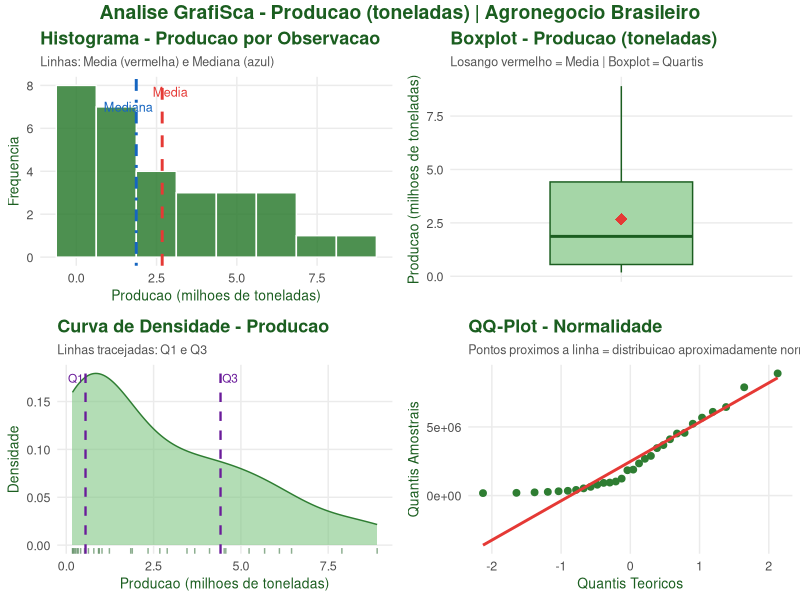
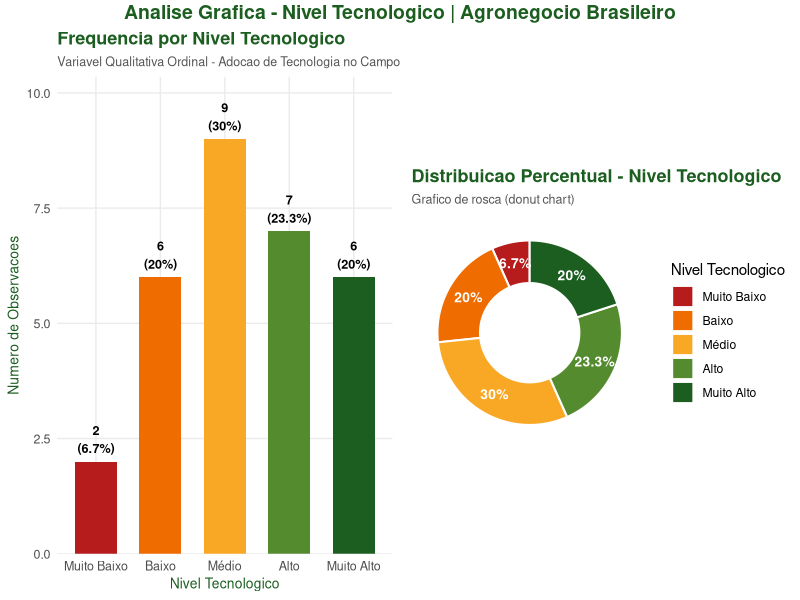

Write the R code that produced these figures, in order.
# RenanSilva_RM568958_fase2_cap7
# TallesDuran_RM572772_fase2_cap7
# ThieseNovaes_RM572659_fase2_cap7
# JoãoVitor_RM572969_fase2_cap7
# KevinSantiago_RM573808_fase2_cap7

# INSTALACAO E CARREGAMENTO DE PACOTES
setwd(dirname(rstudioapi::getActiveDocumentContext()$path))

pacotes <- c("readxl", "ggplot2", "dplyr", "scales", "gridExtra")

pacotes_faltando <- pacotes[!sapply(pacotes, requireNamespace, quietly = TRUE)]

if (length(pacotes_faltando) > 0) {
  message("Instalando pacotes: ", paste(pacotes_faltando, collapse = ", "))
  install.packages(pacotes_faltando, repos = "https://cran.r-project.org", dependencies = TRUE)
}

suppressPackageStartupMessages({
  library(readxl)
  library(ggplot2)
  library(dplyr)
  library(scales)
  library(gridExtra)
})

message("Pacotes carregados com sucesso!\n")

# 1. BASE DE DADOS
# Certifique-se que o arquivo se chama dados_agro.xlsx na mesma pasta
dados <- read_excel("dados_agro.xlsx")

cat("=============================================================\n")
cat("  ANALISE EXPLORATORIA - AGRONEGOCIO BRASILEIRO\n")
cat("=============================================================\n\n")

# SECAO A - VARIAVEL QUANTITATIVA CONTINUA: Producao (toneladas)
x <- dados$producao_toneladas

cat("-------------------------------------------------------------\n")
cat("  VARIAVEL: Producao (toneladas)\n")
cat("-------------------------------------------------------------\n\n")

# A.1 MEDIDAS DE TENDENCIA CENTRAL
cat(">> MEDIDAS DE TENDENCIA CENTRAL\n")

media   <- mean(x)
mediana <- median(x)

freq_tab <- table(round(x, -3))
moda_val <- as.numeric(names(which.max(freq_tab)))

cat(sprintf("   Media    : %s toneladas\n", format(round(media, 2),   big.mark = ".", decimal.mark = ",")))
cat(sprintf("   Mediana  : %s toneladas\n", format(round(mediana, 2), big.mark = ".", decimal.mark = ",")))
cat(sprintf("   Moda     : aprox. %s toneladas (classe de 1.000 t)\n\n",
            format(moda_val, big.mark = ".", decimal.mark = ",")))

# A.2 MEDIDAS DE DISPERSAO
cat(">> MEDIDAS DE DISPERSAO\n")

variancia <- var(x)
desv_pad  <- sd(x)
cv        <- (desv_pad / media) * 100
amplitude <- max(x) - min(x)
iqr_val   <- IQR(x)

cat(sprintf("   Variancia           : %s\n",    format(round(variancia, 2), big.mark = ".", decimal.mark = ",")))
cat(sprintf("   Desvio Padrao (s)   : %s t\n",  format(round(desv_pad, 2),  big.mark = ".", decimal.mark = ",")))
cat(sprintf("   Coef. de Variacao   : %.2f%%\n", cv))
cat(sprintf("   Amplitude Total     : %s t\n",   format(round(amplitude, 2), big.mark = ".", decimal.mark = ",")))
cat(sprintf("   Amplitude IQ (AIQ)  : %s t\n\n", format(round(iqr_val, 2),   big.mark = ".", decimal.mark = ",")))

# A.3 MEDIDAS SEPARATRIZES
cat(">> MEDIDAS SEPARATRIZES\n")

q1    <- quantile(x, 0.25)
q2    <- quantile(x, 0.50)
q3    <- quantile(x, 0.75)
decis <- quantile(x, probs = seq(0.1, 0.9, 0.1))
p5    <- quantile(x, 0.05)
p95   <- quantile(x, 0.95)

cat("   -- Quartis --\n")
cat(sprintf("      Q1 (25): %s t\n", format(round(q1, 2), big.mark = ".", decimal.mark = ",")))
cat(sprintf("      Q2 (50): %s t\n", format(round(q2, 2), big.mark = ".", decimal.mark = ",")))
cat(sprintf("      Q3 (75): %s t\n", format(round(q3, 2), big.mark = ".", decimal.mark = ",")))

cat("\n   -- Decis --\n")
for (i in 1:9) {
  cat(sprintf("      D%d (%d0): %s t\n", i, i,
              format(round(decis[i], 2), big.mark = ".", decimal.mark = ",")))
}

cat("\n   -- Percentis extremos --\n")
cat(sprintf("      P5  : %s t\n",   format(round(p5,  2), big.mark = ".", decimal.mark = ",")))
cat(sprintf("      P95 : %s t\n\n", format(round(p95, 2), big.mark = ".", decimal.mark = ",")))

# A.4 ANALISE GRAFICA - Variavel Quantitativa (Producao)
cat(">> ANALISE GRAFICA - gerando plots para 'producao_toneladas'...\n\n")

tema_agro <- theme_minimal(base_family = "sans") +
  theme(
    plot.title       = element_text(face = "bold", size = 13, color = "#1B5E20"),
    plot.subtitle    = element_text(size = 9, color = "#555555"),
    axis.title       = element_text(size = 10, color = "#1B5E20"),
    axis.text        = element_text(size = 9),
    panel.grid.minor = element_blank(),
    plot.background  = element_rect(fill = "white", colour = NA)
  )

p1 <- ggplot(dados, aes(x = producao_toneladas / 1e6)) +
  geom_histogram(bins = 8, fill = "#2E7D32", color = "white", alpha = 0.85) +
  geom_vline(xintercept = media   / 1e6, color = "#E53935", linewidth = 1, linetype = "dashed") +
  geom_vline(xintercept = mediana / 1e6, color = "#1565C0", linewidth = 1, linetype = "dotdash") +
  annotate("text", x = media/1e6   + 0.25, y = Inf, vjust = 2,   label = "Media",   color = "#E53935", size = 3.2) +
  annotate("text", x = mediana/1e6 - 0.25, y = Inf, vjust = 3.5, label = "Mediana", color = "#1565C0", size = 3.2) +
  labs(title    = "Histograma - Producao por Observacao",
       subtitle = "Linhas: Media (vermelha) e Mediana (azul)",
       x = "Producao (milhoes de toneladas)", y = "Frequencia") +
  tema_agro

p2 <- ggplot(dados, aes(x = "", y = producao_toneladas / 1e6)) +
  geom_boxplot(fill = "#A5D6A7", color = "#1B5E20", width = 0.5,
               outlier.color = "#E53935", outlier.size = 2.5) +
  stat_summary(fun = mean, geom = "point", shape = 18, size = 4, color = "#E53935") +
  labs(title    = "Boxplot - Producao (toneladas)",
       subtitle = "Losango vermelho = Media | Boxplot = Quartis",
       y = "Producao (milhoes de toneladas)", x = "") +
  tema_agro +
  theme(axis.text.x = element_blank())
p3 <- ggplot(dados, aes(x = producao_toneladas / 1e6)) +
  geom_density(fill = "#81C784", color = "#2E7D32", alpha = 0.6) +
  geom_rug(color = "#1B5E20", alpha = 0.5) +
  geom_vline(xintercept = q1 / 1e6, linetype = "dashed", color = "#6A1B9A", linewidth = 0.8) +
  geom_vline(xintercept = q3 / 1e6, linetype = "dashed", color = "#6A1B9A", linewidth = 0.8) +
  annotate("text", x = q1/1e6, y = Inf, vjust = 2, hjust =  1.1, label = "Q1", color = "#6A1B9A", size = 3) +
  annotate("text", x = q3/1e6, y = Inf, vjust = 2, hjust = -0.1, label = "Q3", color = "#6A1B9A", size = 3) +
  labs(title    = "Curva de Densidade - Producao",
       subtitle = "Linhas tracejadas: Q1 e Q3",
       x = "Producao (milhoes de toneladas)", y = "Densidade") +
  tema_agro

p4 <- ggplot(dados, aes(sample = producao_toneladas)) +
  stat_qq(color = "#2E7D32", size = 2) +
  stat_qq_line(color = "#E53935", linewidth = 1) +
  labs(title    = "QQ-Plot - Normalidade",
       subtitle = "Pontos proximos a linha = distribuicao aproximadamente normal",
       x = "Quantis Teoricos", y = "Quantis Amostrais") +
  tema_agro

png("graficos_quantitativo.png", width = 1400, height = 1100, res = 140)
grid.arrange(p1, p2, p3, p4, ncol = 2,
             top = grid::textGrob(
               "Analise GrafiSca - Producao (toneladas) | Agronegocio Brasileiro",
               gp = grid::gpar(fontsize = 14, fontface = "bold", col = "#1B5E20")
             ))
dev.off()
message("graficos_quantitativo.png salvo em: ", getwd())

# SECAO B - VARIAVEL QUALITATIVA ORDINAL: Nivel Tecnologico
cat(">> ANALISE GRAFICA - Variavel Qualitativa Ordinal: Nivel Tecnologico\n")

dados$nivel_tecnologico <- factor(
  dados$nivel_tecnologico, 
  levels = c("Muito Baixo", "Baixo", "Médio", "Alto", "Muito Alto"),
  ordered = TRUE
)

freq_nivel <- dados %>%
  count(nivel_tecnologico) %>%
  mutate(pct   = n / sum(n) * 100,
         label = paste0(n, "\n(", round(pct, 1), "%)"))

cores_nivel <- c(
  "Muito Baixo" = "#B71C1C",
  "Baixo"        = "#EF6C00",
  "Médio"        = "#F9A825", 
  "Alto"         = "#558B2F",
  "Muito Alto"   = "#1B5E20"
)

p5 <- ggplot(freq_nivel, aes(x = nivel_tecnologico, y = n, fill = nivel_tecnologico)) +
  geom_col(width = 0.65, show.legend = FALSE) +
  geom_text(aes(label = label), vjust = -0.3, size = 3.2, fontface = "bold") +
  scale_fill_manual(values = cores_nivel) +
  scale_y_continuous(expand = expansion(mult = c(0, 0.15))) +
  labs(title    = "Frequencia por Nivel Tecnologico",
       subtitle = "Variavel Qualitativa Ordinal - Adocao de Tecnologia no Campo",
       x = "Nivel Tecnologico", y = "Numero de Observacoes") +
  tema_agro

p6 <- ggplot(freq_nivel, aes(x = 2, y = n, fill = nivel_tecnologico)) +
  geom_col(color = "white", linewidth = 0.7) +
  coord_polar(theta = "y") +
  geom_text(aes(label = paste0(round(pct, 1), "%")),
            position = position_stack(vjust = 0.5),
            size = 3.5, color = "white", fontface = "bold") +
  scale_fill_manual(values = cores_nivel, name = "Nivel Tecnologico") +
  xlim(0.5, 2.5) +
  labs(title    = "Distribuicao Percentual - Nivel Tecnologico",
       subtitle = "Grafico de rosca (donut chart)") +
  tema_agro +
  theme(axis.text  = element_blank(),
        axis.title = element_blank(),
        panel.grid = element_blank())

png("graficos_qualitativo.png", width = 1400, height = 600, res = 140)
grid.arrange(p5, p6, ncol = 2,
             top = grid::textGrob(
               "Analise Grafica - Nivel Tecnologico | Agronegocio Brasileiro",
               gp = grid::gpar(fontsize = 14, fontface = "bold", col = "#1B5E20")
             ))
dev.off()
message("graficos_qualitativo.png salvo em: ", getwd())

cat("=============================================================\n")
cat("  Arquivos gerados na pasta do projeto:\n")
cat("    graficos_quantitativo.png  (4 paineis - Producao)\n")
cat("    graficos_qualitativo.png   (2 paineis - Nivel Tecnologico)\n")
cat("=============================================================\n")
